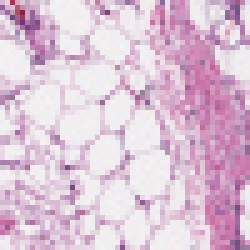
#> input picture Dataset/10256/1/10256_idx5_x1601_y1051_class1.png, 50 x 50 px (shown 5 times larger); its folder holds only this picture in this run
$ python main.py
#> lines starting #> are read from the running program, lines starting #| are printed output that depends on the picture
### FileOperations/FileOperations.py
import os


class FileOperations:

    def __init__(self, pathOfDataSet=""):
        self.pathOfDataSet = pathOfDataSet

    """
    Tüm imagelerin pathlerini list olarak return ediyor.
    """

    def read_images_from_set(self):
        pathList = list()
        for root, dirs, files in os.walk(self.pathOfDataSet):
            for file in files:
                # print(file)
                pathList.append(root.replace('\\', '/') + "/" + file)
        return pathList

    """
    İki farklı texte atabilirim.
    Ama her seferinde dosyayı açıp kapatmam lazım.
    Bunda direkt liste atıp listi bastırıyorum.
    """

    def read_patient_folders(self):
        """
        Reads folder names of patients
        :return: list which includes folder names of patients
        """
        for root, dirs, files in os.walk(self.pathOfDataSet):
            return dirs

    # [5 lines left out: function write_2_text, not called in this run]

### ImageRgbValues/RGB.py
from PIL import Image, ImageStat
import datetime
import os


class RGB:

    def __init__(self, imagePathList):
        self.imagePathList = imagePathList

    """
    Image'nin 50x50 ->> 2500 pixelinin rgb değerlerini buluyor.
    """

    def get_rgb_code(self, image_path):
        im = Image.open(image_path)
        pix = im.load()
        rgbOfImageList = list()
        stat = ImageStat.Stat(im)

        """
        her image için rgb listi oluşturuyor.
        listin 2500 elemanı var.
        (R, G, B) * 2500
        """
        red = 0
        green = 0
        blue = 0
        for x in range(im.width):
            for y in range(im.height):
                rgbOfImageList.append(pix[x, y])
                red += pix[x, y][0]
                green += pix[x, y][1]
                blue += pix[x, y][2]
        red /= im.width * im.height
        green /= im.width * im.height
        blue /= im.width * im.height

        # [6 lines of commented-out code are left out]

        return rgbOfImageList

    def get_image_paths(self, root):
        """
        Tries for a patient and obtains path for each image regardless of class value
        :param root: The directory of the current patient
        :return: Two lists which include image paths for class 0 and class 1 separately
        """
        class0_rgb = []
        class1_rgb = []
        for root, dir, files in os.walk(root, topdown=True):
            if root[-1] == '0':
                class0_rgb = files
            elif root[-1] == '1':
                class1_rgb = files

        return class0_rgb, class1_rgb


    # [80 lines left out: function get_RGB_color_codes, not called in this run]

### main.py
import warnings

warnings.filterwarnings("ignore", category=DeprecationWarning)
warnings.filterwarnings("ignore", category=UserWarning)
warnings.filterwarnings("ignore", category=FutureWarning)

from FileOperations.FileOperations import FileOperations
import numpy as np
import pandas as pd
import matplotlib.pyplot as plt
import seaborn as sns
import plotly.express as px
from ImageRgbValues.RGB import RGB


def chartForAttributes(total_images, pathList):
    data = pd.DataFrame(index=np.arange(0, total_images), columns=["r", "g", "b", "class"])

    k = 0
    for i in pathList:
        splitList = i.split("/")
        data.iloc[k]["path"] = str(i)
        data.iloc[k]["target"] = int(splitList[6])
        data.iloc[k]["patient_id"] = str(splitList[5])
        # print(data.iloc[k])
        k += 1

    cancer_perc = data.groupby("patient_id").target.value_counts() / data.groupby("patient_id").target.size()
    cancer_perc = cancer_perc.unstack()

    fig, ax = plt.subplots(1, 3, figsize=(20, 5))
    sns.distplot(data.groupby("patient_id").size(), ax=ax[0], color="Purple", kde=False, bins=30)
    ax[0].set_xlabel("Number of Images")
    ax[0].set_ylabel("Patient Count")
    ax[0].set_title("Numbers of Images for each Patient")

    sns.distplot(cancer_perc.loc[:, 1] * 100, ax=ax[1], color="Red", kde=False, bins=30)
    ax[1].set_title("Ratio of The Images Those show IDC")
    ax[1].set_ylabel("Patient Count")
    ax[1].set_xlabel("Percentage of IDC")

    sns.countplot(data.target, palette="Set3", ax=ax[2])
    ax[2].set_xlabel("Non-IDC (class=0) versus IDC (class=1)")
    ax[2].set_title("Total Number of Images show IDC")
    plt.show()


def process_and_show(rgb, path, patient_folder_names):
    # [4 lines of commented-out code are left out]
    r0 = {}
    g0 = {}
    b0 = {}
    r1 = {}
    g1 = {}
    b1 = {}
    for i in range(256):
        r0[i] = g0[i] = b0[i] = r1[i] = g1[i] = b1[i] = 0

    # patient_number = 0
    total_images = 0
    for patient_id in patient_folder_names:
        # if patient_number == 3:
        #     break
        # patient_number += 1

        class0_list, class1_list = rgb.get_image_paths("{}/{}".format(path, patient_id))
        # total_images += len(class1_list) + len(class0_list)
        path_of_patient = "{}/{}".format(path, patient_id)
        class0_rgb = []
        class1_rgb = []

        for j in class0_list:
            absolute_path = "{}/{}/{}".format(path_of_patient, 0, j)
            class0_rgb += rgb.get_rgb_code(absolute_path)
        for j in class1_list:
            absolute_path = "{}/{}/{}".format(path_of_patient, 1, j)
            class1_rgb += rgb.get_rgb_code(absolute_path)
#> in get_rgb_code, im is the input picture: PIL image 50x50 RGB; mean R, G, B 220.8, 195.3, 214.8
#> after the loop in get_rgb_code, `for x in range(im.width):`: blue = 536928; green = 488194; red = 552088; rgbOfImageList = 2500 items, first 6: (215, 183, 212), (153, 93, 154), (190, 165, 195), (244, 239, 241), (228, 210, 224), (211, 184, 208)
#> in get_rgb_code, `red /= im.width * im.height`: red = 220.8
#> in get_rgb_code, `green /= im.width * im.height`: green = 195.3
#> in get_rgb_code, `blue /= im.width * im.height`: blue = 214.8
#> class1_rgb has the same summary as rgbOfImageList in get_rgb_code

        counter = 0
        for i in class0_rgb:
            r0[i[0]] += 1
            g0[i[1]] += 1
            b0[i[2]] += 1
            counter += 1

        counter = 0
        for i in class1_rgb:
            r1[i[0]] += 1
            g1[i[1]] += 1
            b1[i[2]] += 1
            counter += 1
#> this loop made 2500 passes
#> after the loop, b1 = 256 items; counter = 2500; g1 = 256 items; r1 = 256 items

    keys = list(r0.keys())
    values = list(r0.values())
    fig, ax = plt.subplots(1, 3, figsize=(20, 5))
    sns.histplot(x=keys, weights=values, discrete=False, binwidth=5, color='r', ax=ax[0])
    ax[0].set_xlabel("Red Values")
    ax[0].set_ylabel("Red Count")
    ax[0].set_title("Red Values of All Images with Class 0")

    keys = list(g0.keys())
    values = list(g0.values())
    sns.histplot(x=keys, weights=values, discrete=False, binwidth=5, color='g', ax=ax[1])
    ax[1].set_xlabel("Green Values")
    ax[1].set_ylabel("Green Count")
    ax[1].set_title("Green Values of All Images with Class 0")

    keys = list(b0.keys())
    values = list(b0.values())
    sns.histplot(x=keys, weights=values, discrete=False, binwidth=5, color='b', ax=ax[2])
    ax[2].set_xlabel("Blue Values")
    ax[2].set_ylabel("Blue Count")
    ax[2].set_title("Blue Values of All Images with Class 0")

    plt.show()
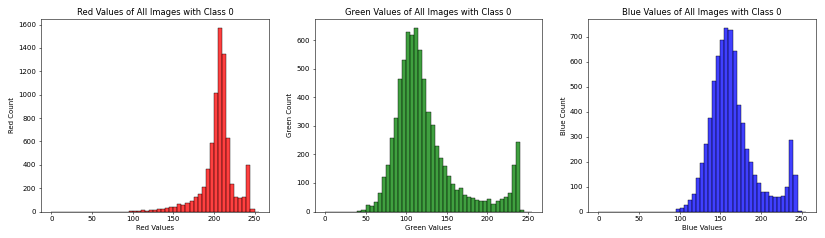
#> figure drawn by matplotlib, 3 panels; panel 1: tallest bar 1569 high, from x = 205 to 210; panel 2: tallest bar 642 high, from x = 110 to 115; panel 3: tallest bar 734 high, from x = 155 to 160

    keys = list(r1.keys())
    values = list(r1.values())
    fig, ax = plt.subplots(1, 3, figsize=(20, 5))
    sns.histplot(x=keys, weights=values, discrete=False, binwidth=5, color='r', ax=ax[0])
    ax[0].set_xlabel("Red Values")
    ax[0].set_ylabel("Red Count")
    ax[0].set_title("Red Values of All Images with Class 1")

    keys = list(g1.keys())
    values = list(g1.values())
    sns.histplot(x=keys, weights=values, discrete=False, binwidth=5, color='g', ax=ax[1])
    ax[1].set_xlabel("Green Values")
    ax[1].set_ylabel("Green Count")
    ax[1].set_title("Green Values of All Images with Class 1")

    keys = list(b1.keys())
    values = list(b1.values())
    sns.histplot(x=keys, weights=values, discrete=False, binwidth=5, color='b', ax=ax[2])
    ax[2].set_xlabel("Blue Values")
    ax[2].set_ylabel("Blue Count")
    ax[2].set_title("Blue Values of All Images with Class 1")

    plt.show()
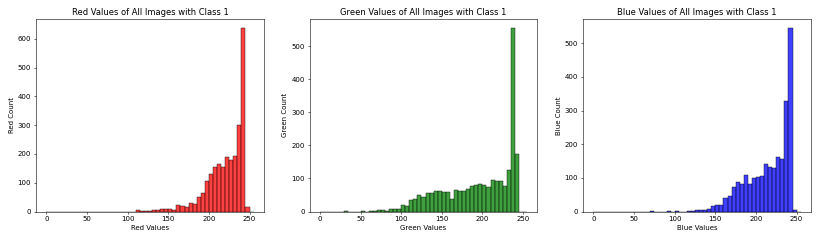
#> figure drawn by matplotlib, 3 panels; panel 1: tallest bar 637 high, from x = 240 to 245; panel 2: tallest bar 555 high, from x = 235 to 240; panel 3: tallest bar 545 high, from x = 240 to 245

    data = pd.DataFrame(index=np.arange(0, total_images), columns=["red", "green", "blue"])
    k = 0
    for i in range(len(r0)):
        data.iloc[k]["red"] = list(r0.values())[k] + list(r1.values())[k]
        data.iloc[k]["green"] = list(g0.values())[k] + list(g1.values())[k]
        data.iloc[k]["blue"] = list(b0.values())[k] + list(b1.values())[k]
        # print(data.iloc[k])
        k += 1

    fig = px.scatter_matrix(data, dimensions=["red", "green", "blue"])
    fig.show()

    """
    Extracted means making 1D list out of 2D list. Below class0_rgb and class1_rgb
    are transformed into 1D list.
    """
    # [14 lines of commented-out code are left out]


if __name__ == '__main__':
    path = "Dataset"
    """
    RGB -> List Döndürsün
    File -> Listi Bastırsın
    """

    fileOp = FileOperations(path)
    # DataSetten image patlerini okuyorum
    pathOfImages = fileOp.read_images_from_set()
    patient_folder_names = fileOp.read_patient_folders()
    # Image Pathlerini texte yazdırıyorum
    # Parametreler --> (list, fileName, mode/def=append,write\)
    # fileOp.write_2_text(pathOfImages, "pathOfImages.txt", "w")

    # Pathlerin olduğu listi RGB classına veriyorum
    rgb = RGB(pathOfImages)
    # Tüm rgb değerleri list şeklinde dönderiyor.
    """ listRgb-->>> list
            image_name1,[list of RGB values],image_name2,....."""

    # listRgb = rgb.get_RGB_color_codes()
#> (the run stopped early here; a loop or call above may not have finished)
